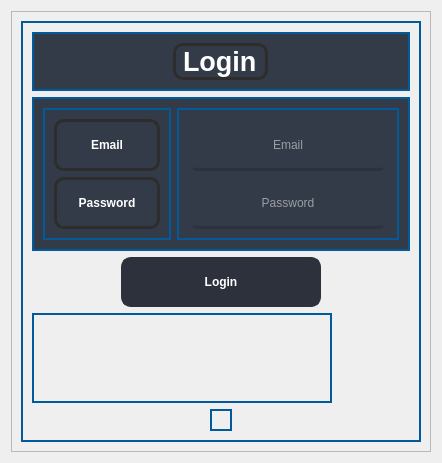
            <widget class="QWidget" name="page_1">
             <layout class="QVBoxLayout" name="verticalLayout_7">
              <item>
               <widget class="QFrame" name="frame">
                <property name="frameShape">
                 <enum>QFrame::StyledPanel</enum>
                </property>
                <property name="frameShadow">
                 <enum>QFrame::Raised</enum>
                </property>
                <layout class="QVBoxLayout" name="verticalLayout_9">
                 <item>
                  <widget class="QFrame" name="frameglobale">
                   <property name="minimumSize">
                    <size>
                     <width>400</width>
                     <height>0</height>
                    </size>
                   </property>
                   <property name="sizeIncrement">
                    <size>
                     <width>300</width>
                     <height>300</height>
                    </size>
                   </property>
                   <property name="styleSheet">
                    <string notr="true">QFrame{
	background-color: rgb(85, 255, 255)
	color: rgb(255, 255, 255);
	border: 2px solid rgb(1, 90, 153);
}
QLineEdit {
	border: 2px solid rgb(0, 93, 159);
	border-radius: 10px;
	padding: 15px;
	background-color: rgb(0, 69, 116);
	color: rgb(255, 255, 255);
}
QLineEdit:hover {
	border: 2px solid rgb(0, 66, 124);
}
QLineEdit:focus {
	border: 2px solid rgb(206, 206, 206);
	color: rgb(200, 200, 200);
}
QPushButton {
	border: 2px solid rgb(45, 45, 45);
	border-radius: 10px;
	padding: 15px;
	background-color:rgb(14, 13, 24);
	color: rgb(255, 255, 255);
}
QPushButton:hover {
	border: 2px solid rgb(0, 66, 124);
}
QLabel{
	border:3px solid  rgb(45, 45, 45);
	border-radius: 10px;
	
	background-color: rgb(6, 63, 104);
}
QCheckBox{
	color: rgb(255, 255, 255);
	padding: 10px;
}
QCheckBox::indicator {
    border: 3px solid rgb(0, 93, 159);
	width: 20px;
	height: 20px;
	border-radius: 10px;
    background:rgb(0, 0, 0);
}
QCheckBox::indicator:hover {
    border: 3px solid rgb(255, 255, 255);
}
QCheckBox::indicator:checked {
    background: 3px solid rgb(34, 34, 34);
	
}
</string>
                   </property>
                   <property name="frameShape">
                    <enum>QFrame::StyledPanel</enum>
                   </property>
                   <property name="frameShadow">
                    <enum>QFrame::Raised</enum>
                   </property>
                   <layout class="QVBoxLayout" name="verticalLayout_10">
                    <item>
                     <widget class="QFrame" name="frame_icon">
                      <property name="font">
                       <font>
                        <weight>50</weight>
                        <bold>false</bold>
                       </font>
                      </property>
                      <property name="styleSheet">
                       <string notr="true">
background-color: rgb(52, 59, 72);
color: rgb(255, 255, 255);</string>
                      </property>
                      <property name="frameShape">
                       <enum>QFrame::StyledPanel</enum>
                      </property>
                      <property name="frameShadow">
                       <enum>QFrame::Raised</enum>
                      </property>
                      <layout class="QHBoxLayout" name="horizontalLayout_8">
                       <item alignment="Qt::AlignHCenter">
                        <widget class="QLabel" name="label_3">
                         <property name="minimumSize">
                          <size>
                           <width>20</width>
                           <height>0</height>
                          </size>
                         </property>
                         <property name="font">
                          <font>
                           <pointsize>20</pointsize>
                           <weight>75</weight>
                           <italic>false</italic>
                           <bold>true</bold>
                          </font>
                         </property>
                         <property name="styleSheet">
                          <string notr="true">
background-color: rgb(52, 59, 72);</string>
                         </property>
                         <property name="text">
                          <string>Login</string>
                         </property>
                        </widget>
                       </item>
                      </layout>
                     </widget>
                    </item>
                    <item>
                     <widget class="QFrame" name="infolabeltext">
                      <property name="styleSheet">
                       <string notr="true">
background-color: rgb(52, 59, 72);

color: rgb(255, 255, 255);</string>
                      </property>
                      <property name="frameShape">
                       <enum>QFrame::StyledPanel</enum>
                      </property>
                      <property name="frameShadow">
                       <enum>QFrame::Raised</enum>
                      </property>
                      <layout class="QHBoxLayout" name="horizontalLayout_6">
                       <item>
                        <widget class="QFrame" name="infolebel">
                         <property name="frameShape">
                          <enum>QFrame::StyledPanel</enum>
                         </property>
                         <property name="frameShadow">
                          <enum>QFrame::Raised</enum>
                         </property>
                         <layout class="QVBoxLayout" name="verticalLayout_11">
                          <item>
                           <widget class="QLabel" name="emaillabel">
                            <property name="minimumSize">
                             <size>
                              <width>100</width>
                              <height>50</height>
                             </size>
                            </property>
                            <property name="font">
                             <font>
                              <weight>75</weight>
                              <bold>true</bold>
                             </font>
                            </property>
                            <property name="styleSheet">
                             <string notr="true"/>
                            </property>
                            <property name="text">
                             <string>Email</string>
                            </property>
                            <property name="alignment">
                             <set>Qt::AlignCenter</set>
                            </property>
                           </widget>
                          </item>
                          <item>
                           <widget class="QLabel" name="passwordlabel">
                            <property name="minimumSize">
                             <size>
                              <width>20</width>
                              <height>20</height>
                             </size>
                            </property>
                            <property name="font">
                             <font>
                              <weight>75</weight>
                              <bold>true</bold>
                             </font>
                            </property>
                            <property name="styleSheet">
                             <string notr="true"/>
                            </property>
                            <property name="text">
                             <string>Password</string>
                            </property>
                            <property name="alignment">
                             <set>Qt::AlignCenter</set>
                            </property>
                           </widget>
                          </item>
                         </layout>
                        </widget>
                       </item>
                       <item alignment="Qt::AlignHCenter">
                        <widget class="QFrame" name="infotext">
                         <property name="styleSheet">
                          <string notr="true">
background-color: rgb(52, 59, 72);</string>
                         </property>
                         <property name="frameShape">
                          <enum>QFrame::StyledPanel</enum>
                         </property>
                         <property name="frameShadow">
                          <enum>QFrame::Raised</enum>
                         </property>
                         <layout class="QVBoxLayout" name="verticalLayout_12">
                          <item>
                           <widget class="QLineEdit" name="emailtext">
                            <property name="minimumSize">
                             <size>
                              <width>200</width>
                              <height>50</height>
                             </size>
                            </property>
                            <property name="maximumSize">
                             <size>
                              <width>200</width>
                              <height>16777215</height>
                             </size>
                            </property>
                            <property name="styleSheet">
                             <string notr="true">border:3px solid  ;
border-left-color: rgb(52, 59, 72);
border-right-color: rgb(52, 59, 72);
border-top-color: rgb(52, 59, 72);
border-bottom-color: rgb(44, 49, 60);</string>
                            </property>
                            <property name="alignment">
                             <set>Qt::AlignCenter</set>
                            </property>
                            <property name="placeholderText">
                             <string>Email</string>
                            </property>
                           </widget>
                          </item>
                          <item>
                           <widget class="QLineEdit" name="passwordtest">
                            <property name="minimumSize">
                             <size>
                              <width>200</width>
                              <height>50</height>
                             </size>
                            </property>
                            <property name="maximumSize">
                             <size>
                              <width>200</width>
                              <height>16777215</height>
                             </size>
                            </property>
                            <property name="styleSheet">
                             <string notr="true">border:3px solid  ;
border-left-color: rgb(52, 59, 72);
border-right-color: rgb(52, 59, 72);
border-top-color: rgb(52, 59, 72);
border-bottom-color: rgb(44, 49, 60);
</string>
                            </property>
                            <property name="echoMode">
                             <enum>QLineEdit::Password</enum>
                            </property>
                            <property name="alignment">
                             <set>Qt::AlignCenter</set>
                            </property>
                            <property name="placeholderText">
                             <string>Password</string>
                            </property>
                           </widget>
                          </item>
                         </layout>
                        </widget>
                       </item>
                      </layout>
                     </widget>
                    </item>
                    <item alignment="Qt::AlignHCenter">
                     <widget class="QPushButton" name="login_btn">
                      <property name="minimumSize">
                       <size>
                        <width>200</width>
                        <height>10</height>
                       </size>
                      </property>
                      <property name="maximumSize">
                       <size>
                        <width>300</width>
                        <height>300</height>
                       </size>
                      </property>
                      <property name="font">
                       <font>
                        <weight>75</weight>
                        <bold>true</bold>
                       </font>
                      </property>
                      <property name="styleSheet">
                       <string notr="true">
QPushButton {
border:3px solid  rgb(44, 49, 60);
border-radius: 10px;
color: rgb(255, 255, 255);
background-color: rgb(44, 49, 60);
}
QPushButton:hover {
	border:3px solid ;
    
	
	border-color: rgb(67, 72, 88);
	background-color: rgb(67, 72, 88);
}
</string>
                      </property>
                      <property name="text">
                       <string>Login</string>
                      </property>
                     </widget>
                    </item>
                    <item>
                     <widget class="QFrame" name="butonsloginepage">
                      <property name="minimumSize">
                       <size>
                        <width>50</width>
                        <height>90</height>
                       </size>
                      </property>
                      <property name="maximumSize">
                       <size>
                        <width>300</width>
                        <height>300</height>
                       </size>
                      </property>
                      <property name="frameShape">
                       <enum>QFrame::StyledPanel</enum>
                      </property>
                      <property name="frameShadow">
                       <enum>QFrame::Raised</enum>
                      </property>
                      <layout class="QHBoxLayout" name="horizontalLayout_7"/>
                     </widget>
                    </item>
                    <item alignment="Qt::AlignHCenter">
                     <widget class="QFrame" name="subbottonloginpage">
                      <property name="frameShape">
                       <enum>QFrame::StyledPanel</enum>
                      </property>
                      <property name="frameShadow">
                       <enum>QFrame::Raised</enum>
                      </property>
                      <layout class="QVBoxLayout" name="verticalLayout_13"/>
                     </widget>
                    </item>
                   </layout>
                  </widget>
                 </item>
                </layout>
               </widget>
              </item>
             </layout>
            </widget>
